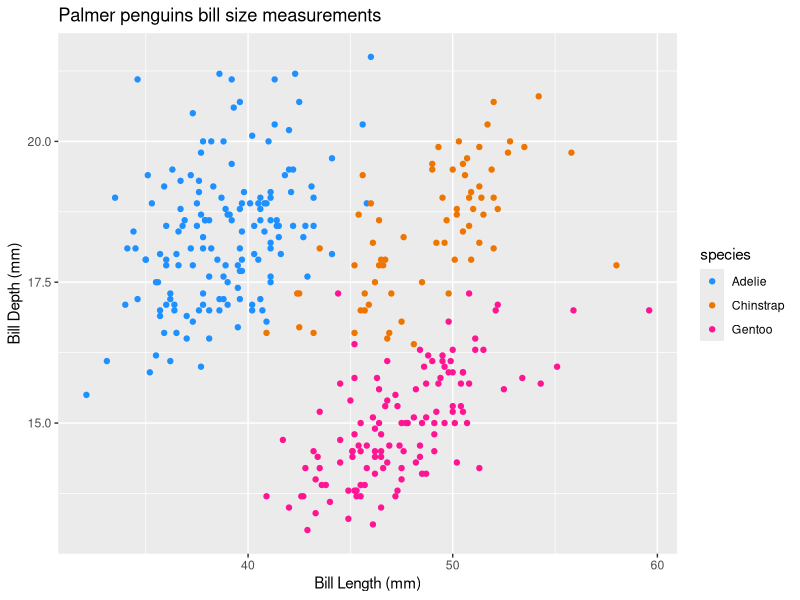
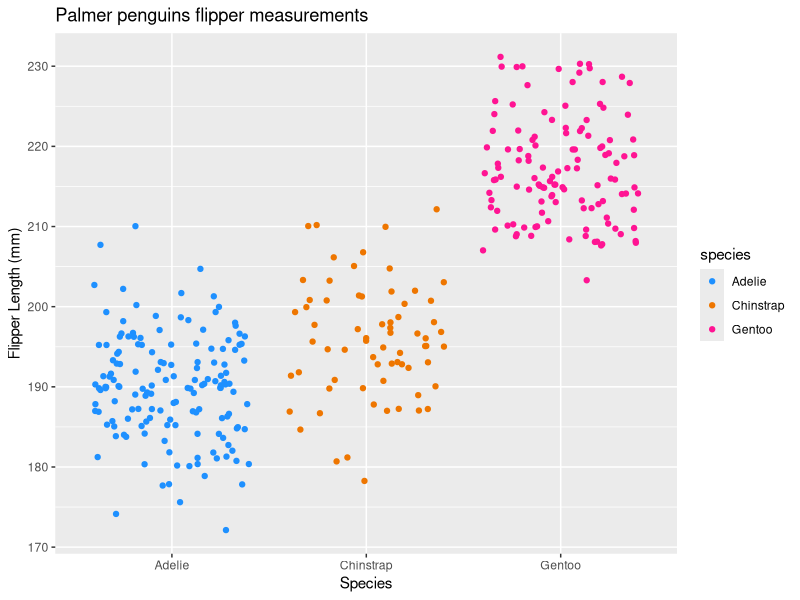

The R script that drew these images, in order:
## ---- chunk 1
#Section 2 
library(tidyverse)
#install.packages("palmerpenguins")
library(palmerpenguins)
library(tidyverse)

## ---- chunk 2
#Finding derivatives 
eq1<- function(x) {
  x^2 
}

# First expression 
deriv_1<- D(expr = expression(x^2), name = "x")
deriv_1

x <- 3

eval(deriv_1)
# answer = 6 

# Second expression 
deriv_2<- D(expr = expression(2*(3 * a + 2)^4 - 5), name = "a")
deriv_2

a <- 1.2

eval(deriv_2)
# answer = 4214.78
## ---- chunk 3
#Section 3 
data(package = 'palmerpenguins')
penguins <- penguins

#create a ggplot of bill length versus bill depth 
ggplot(data = penguins, aes(x= bill_length_mm, y=bill_depth_mm))+
  geom_point(aes(color = species))+
  scale_color_manual(values = c("dodgerblue", "darkorange2", "deeppink"))+
  labs(x = "Bill Length (mm)",
       y = "Bill Depth (mm)",
       title = "Palmer penguins bill size measurements")
## ---- chunk 4
# jitter plot of flipper length by species 

ggplot(data = penguins, aes(x = species, y = flipper_length_mm))+
  geom_jitter(aes(color = species))+
  scale_color_manual(values = c("dodgerblue", "darkorange2", "deeppink"))+
  labs(x = "Species",
       y = "Flipper Length (mm)",
       title = "Palmer penguins flipper measurements")

